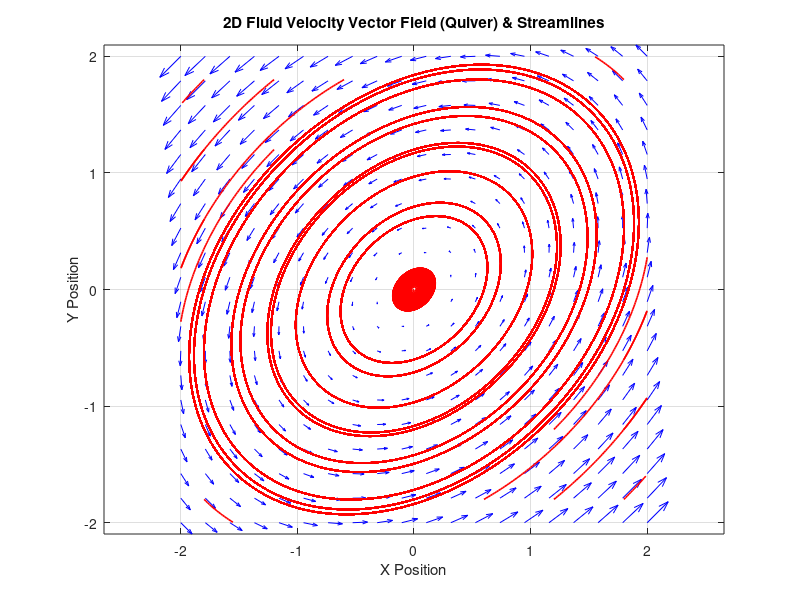

This chart was generated by the following MATLAB code:
%% ========================================================================
%% TEST 7: Vector Field & Particle Streamlines (test07_vector_field_streamlines.m)
%% ========================================================================
clear; clc; close all;
[x, y] = meshgrid(linspace(-2, 2, 20), linspace(-2, 2, 20));
% Rotational vortex + saddle flow
u = -y + 0.3 * x;
v = x - 0.3 * y;

figure('Name', 'Test 7: Vector Field & Streamlines', 'NumberTitle', 'off');
quiver(x, y, u, v, 'b'); hold on;
[sx, sy] = meshgrid(linspace(-1.8, 1.8, 7), linspace(-1.8, 1.8, 7));
h_stream = streamline(x, y, u, v, sx(:), sy(:));
set(h_stream, 'Color', 'r', 'LineWidth', 1.2);
axis tight equal; grid on;
title('2D Fluid Velocity Vector Field (Quiver) & Streamlines');
xlabel('X Position'); ylabel('Y Position');
